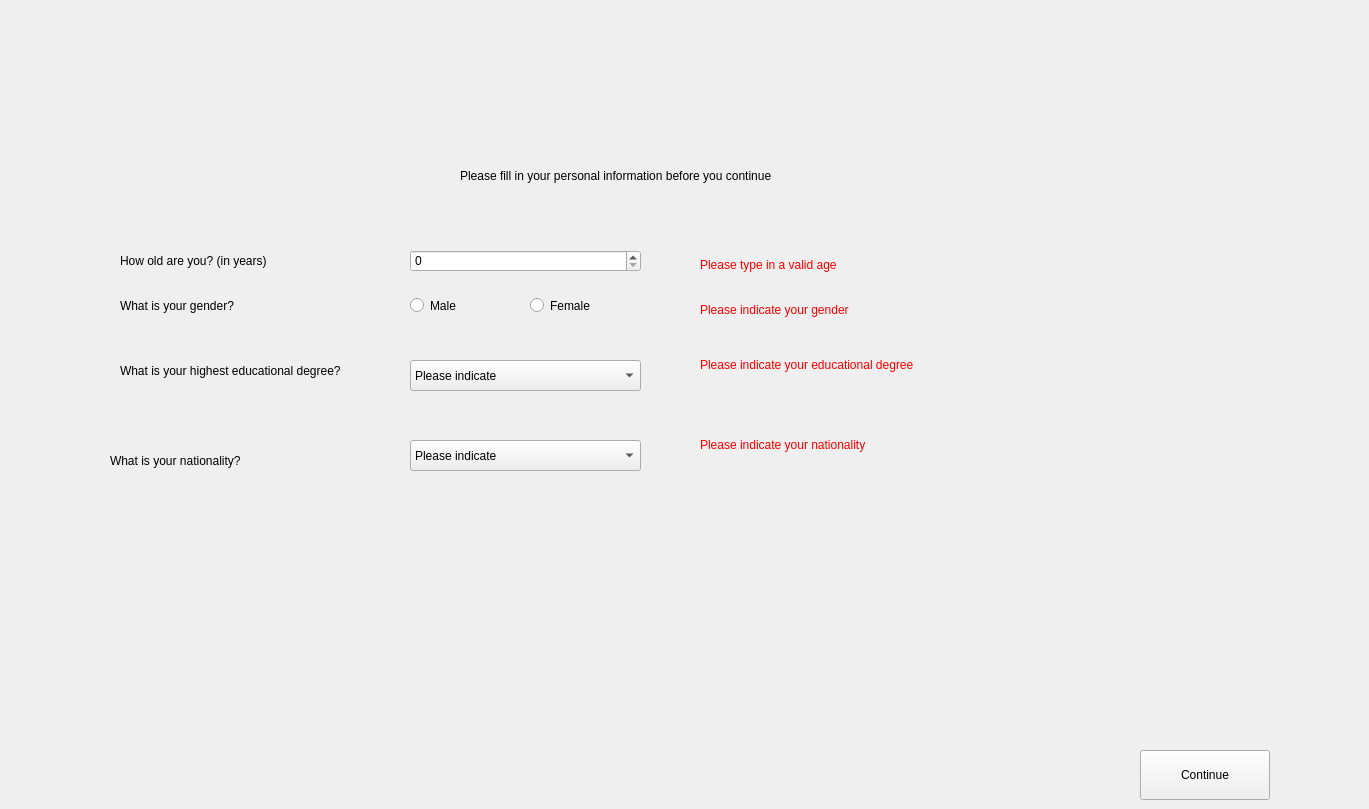
    <widget class="QWidget" name="page_2">
     <widget class="QLabel" name="ErrorNationality">
      <property name="geometry">
       <rect>
        <x>700</x>
        <y>430</y>
        <width>351</width>
        <height>31</height>
       </rect>
      </property>
      <property name="text">
       <string>&lt;html&gt;&lt;head/&gt;&lt;body&gt;&lt;p&gt;&lt;span style=&quot; color:#ff0000;&quot;&gt;Please indicate your nationality&lt;/span&gt;&lt;/p&gt;&lt;/body&gt;&lt;/html&gt;</string>
      </property>
     </widget>
     <widget class="QLabel" name="ErrorGender">
      <property name="geometry">
       <rect>
        <x>700</x>
        <y>290</y>
        <width>271</width>
        <height>41</height>
       </rect>
      </property>
      <property name="text">
       <string>&lt;html&gt;&lt;head/&gt;&lt;body&gt;&lt;p&gt;&lt;span style=&quot; color:#ff0000;&quot;&gt;Please indicate your gender&lt;/span&gt;&lt;/p&gt;&lt;/body&gt;&lt;/html&gt;</string>
      </property>
     </widget>
     <widget class="QComboBox" name="Degree">
      <property name="geometry">
       <rect>
        <x>410</x>
        <y>360</y>
        <width>231</width>
        <height>31</height>
       </rect>
      </property>
      <item>
       <property name="text">
        <string>Please indicate</string>
       </property>
      </item>
      <item>
       <property name="text">
        <string>Middle school degree</string>
       </property>
      </item>
      <item>
       <property name="text">
        <string>High school degree</string>
       </property>
      </item>
      <item>
       <property name="text">
        <string>University degree</string>
       </property>
      </item>
      <item>
       <property name="text">
        <string>Other</string>
       </property>
      </item>
     </widget>
     <widget class="QLabel" name="AgeInst">
      <property name="geometry">
       <rect>
        <x>120</x>
        <y>240</y>
        <width>261</width>
        <height>41</height>
       </rect>
      </property>
      <property name="text">
       <string>How old are you? (in years)</string>
      </property>
     </widget>
     <widget class="QRadioButton" name="Female">
      <property name="geometry">
       <rect>
        <x>530</x>
        <y>290</y>
        <width>111</width>
        <height>31</height>
       </rect>
      </property>
      <property name="text">
       <string>Female</string>
      </property>
     </widget>
     <widget class="QLabel" name="Instruction">
      <property name="geometry">
       <rect>
        <x>460</x>
        <y>150</y>
        <width>611</width>
        <height>51</height>
       </rect>
      </property>
      <property name="text">
       <string>Please fill in your personal information before you continue</string>
      </property>
      <property name="wordWrap">
       <bool>true</bool>
      </property>
     </widget>
     <widget class="QLabel" name="ErrorAge">
      <property name="geometry">
       <rect>
        <x>700</x>
        <y>250</y>
        <width>241</width>
        <height>31</height>
       </rect>
      </property>
      <property name="text">
       <string>&lt;html&gt;&lt;head/&gt;&lt;body&gt;&lt;p&gt;&lt;span style=&quot; color:#ff0000;&quot;&gt;Please type in a valid age&lt;/span&gt;&lt;/p&gt;&lt;/body&gt;&lt;/html&gt;</string>
      </property>
     </widget>
     <widget class="QSpinBox" name="Age">
      <property name="geometry">
       <rect>
        <x>410</x>
        <y>250</y>
        <width>231</width>
        <height>22</height>
       </rect>
      </property>
     </widget>
     <widget class="QLabel" name="GenderInstr">
      <property name="geometry">
       <rect>
        <x>120</x>
        <y>290</y>
        <width>251</width>
        <height>31</height>
       </rect>
      </property>
      <property name="text">
       <string>What is your gender?</string>
      </property>
     </widget>
     <widget class="QLabel" name="NationalityInstr">
      <property name="geometry">
       <rect>
        <x>110</x>
        <y>430</y>
        <width>281</width>
        <height>61</height>
       </rect>
      </property>
      <property name="text">
       <string>What is your nationality?</string>
      </property>
     </widget>
     <widget class="QComboBox" name="Nationality">
      <property name="geometry">
       <rect>
        <x>410</x>
        <y>440</y>
        <width>231</width>
        <height>31</height>
       </rect>
      </property>
      <item>
       <property name="text">
        <string>Please indicate</string>
       </property>
      </item>
      <item>
       <property name="text">
        <string>British</string>
       </property>
      </item>
      <item>
       <property name="text">
        <string>Chinese</string>
       </property>
      </item>
      <item>
       <property name="text">
        <string>Indian</string>
       </property>
      </item>
      <item>
       <property name="text">
        <string>US American</string>
       </property>
      </item>
      <item>
       <property name="text">
        <string>Other</string>
       </property>
      </item>
     </widget>
     <widget class="QLabel" name="DegreeInst">
      <property name="geometry">
       <rect>
        <x>120</x>
        <y>340</y>
        <width>261</width>
        <height>61</height>
       </rect>
      </property>
      <property name="text">
       <string>What is your highest educational degree?</string>
      </property>
      <property name="wordWrap">
       <bool>true</bool>
      </property>
     </widget>
     <widget class="QRadioButton" name="Male">
      <property name="geometry">
       <rect>
        <x>410</x>
        <y>290</y>
        <width>101</width>
        <height>31</height>
       </rect>
      </property>
      <property name="text">
       <string>Male</string>
      </property>
     </widget>
     <widget class="QLabel" name="ErrorDegree">
      <property name="geometry">
       <rect>
        <x>700</x>
        <y>350</y>
        <width>401</width>
        <height>31</height>
       </rect>
      </property>
      <property name="text">
       <string>&lt;html&gt;&lt;head/&gt;&lt;body&gt;&lt;p&gt;&lt;span style=&quot; color:#ff0000;&quot;&gt;Please indicate your educational degree&lt;/span&gt;&lt;/p&gt;&lt;/body&gt;&lt;/html&gt;</string>
      </property>
     </widget>
     <widget class="QPushButton" name="Continue2">
      <property name="geometry">
       <rect>
        <x>1140</x>
        <y>750</y>
        <width>130</width>
        <height>50</height>
       </rect>
      </property>
      <property name="text">
       <string>Continue</string>
      </property>
     </widget>
     <widget class="QLabel" name="UCLLogo_2">
      <property name="geometry">
       <rect>
        <x>0</x>
        <y>0</y>
        <width>1360</width>
        <height>100</height>
       </rect>
      </property>
      <property name="text">
       <string/>
      </property>
      <property name="pixmap">
       <pixmap>UCLLogo.jpg</pixmap>
      </property>
      <property name="scaledContents">
       <bool>true</bool>
      </property>
     </widget>
    </widget>
